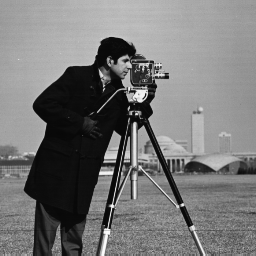
#> input picture Ex5/images/cameraman.tif, 256 x 256 px, found by its file name
$ python ex5Driver.py
#> lines starting #> are read from the running program, lines starting #| are printed output that depends on the picture; after the words box and inside, x2 and y2 are one past the last pixel; in counts of white or black regions, pixels touching at a corner belong together; long printed decimals are rounded
### Ex5/ex5.py
import numpy as np
#import scipy.signal as scisig

'''
# using "Same" approach size + mirroring extension
def convolution2D(img, h):
    r, c = img.shape
    rk, ck = h.shape

    # for extension
    rExt = r + rk - 1
    cExt = c + ck - 1

    rStart = np.uint8(rk / 2)
    cStart = np.uint8(ck / 2)

    imgExtended = np.zeros([rExt, cExt])
    imgExtended[rStart:rStart + r, cStart:cStart + c] = img

    ## Extending the image using mirroring approach
    if (rk > 1):
        imgExtended[0:rStart, cStart:cStart + c] = img[np.flip(np.arange(0, rStart), axis=0), :]
        imgExtended[r + rStart:r + rStart + rStart, cStart:cStart + c] = img[np.flip(np.arange(r - rStart - 1, r - 1),
                                                                                     axis=0), :]
    if (ck > 1):
        imgExtended[:, 0:cStart] = imgExtended[:, np.flip(np.arange(cStart, cStart + cStart), axis=0)]
        imgExtended[:, c + cStart:c + cStart + cStart] = imgExtended[:,
                                                         np.flip(np.arange(c - 1, c + cStart - 1), axis=0)]

    Kernel = np.flip(np.flip(h, axis=0), axis=1)

    # convolution result "same"
    convRes = np.zeros([r, c])
    for x in range(0, c):
        for y in range(0, r):
            convRes[y, x] = np.sum(Kernel * imgExtended[y:y + rk, x:x + ck])

    return convRes
'''

def convolution2D(img, h):

    hExt = np.zeros(img.shape)
    r,c = h.shape
    hExt[0:r, 0:c] = h

    shiftR = np.uint16(r / 2)
    shiftC = np.uint16(c / 2)
    hExt = np.roll(hExt, -shiftR, axis=0)
    hExt = np.roll(hExt, -shiftC, axis=1)

    convRes = np.fft.ifft2(np.fft.fft2(img)*np.fft.fft2(hExt)).real

    return convRes


def getKernel(filterParam):

    if (filterParam <= 0.25):
        return -1 # error

    a = filterParam
    b = 0.25
    c = 0.25 - a/2

    kernel1D = np.array([c,b,a,b,c])

    return kernel1D

def imConv2(img, kernel1D):

    # return convolution2D(convolution2D(img,kernel1D[None, :]), kernel1D[:, None])

    rIm,cIm = img.shape
    kernel1D_Extended = np.zeros([1,cIm])
    r = np.size(kernel1D)
    kernel1D_Extended[0, 0:r] = kernel1D
    shiftR = np.uint16(r / 2)
    kernel1D_Extended = np.roll(kernel1D_Extended, -shiftR)

    FFT_Kernel1D = np.fft.fft(kernel1D_Extended)

    # FFT_Kernel2D = FFT_Kernel1D*FFT_Kernel1D.transpose()
    # convRes = np.fft.ifft2(np.fft.fft2(img) * FFT_Kernel2D).real
    # return convRes

    return np.fft.ifft2(np.fft.fft2(img) * FFT_Kernel1D*FFT_Kernel1D.transpose()).real

def gaussianPyramid (img, numOfLevels, filterParam):

    if (filterParam <= 0.25):
        return -1 # error

    a = filterParam
    b = 0.25
    c = 0.25 - a/2

    g = np.array([c,b,a,b,c])
    LPFgaussian = np.array(np.matrix(g).transpose()*np.matrix(g))

    g_pyr = {0 : img}
    imgPrev = img
    for i in range(1,numOfLevels):
        # Gaussian LPF
        #imgCurLevel = scisig.convolve2d(imgPrev, LPFgaussian, 'same')
        imgCurLevel = convolution2D(imgPrev, LPFgaussian)
        #imgCurLevel = imConv2(imgPrev, getKernel(filterParam))

        # DownSampling by factor of 2
        r,c = imgPrev.shape
        rowIndices = np.arange(0, r, 2)
        colIndices = np.arange(0, c, 2)
        imgCurLevel = imgCurLevel[rowIndices, :]
        imgCurLevel = imgCurLevel[:, colIndices]

        # inserting to dictionary and preparing next level generation
        g_pyr[i] = imgCurLevel
        imgPrev = imgCurLevel

    return  g_pyr


def laplacianPyramid (img, numOfLevels, filterParam):

    g_pyr = gaussianPyramid(img, numOfLevels, filterParam)

    l_pyr = { numOfLevels-1 : g_pyr[numOfLevels-1]}

    # run on gaussian pyramid from high level to low level, in order to construct laplacian pyramid
    for i in np.arange(numOfLevels-2,-1,-1): # i running from numOfLevels-2 downto 0 (including), theses are the numOfLevels-1 levels left
        # expanding
        expanded = ExpandOperation(g_pyr[i+1], filterParam) # expending l_pyr_recon
        # save lower level
        l_pyr[i] = g_pyr[i] - expanded

    return l_pyr

def imgFromLaplacianPyramid(l_pyr, numOfLevels, filterParam):

    l_pyr_recon = { numOfLevels-1 : l_pyr[numOfLevels-1]}

    for i in np.arange(numOfLevels-2,-1,-1): # i running from numOfLevels-2 downto 0 (including), theses are the numOfLevels-1 levels left
        # expanding
        l_pyr_recon_expanded = ExpandOperation(l_pyr_recon[i+1], filterParam) # expending l_pyr_recon
        # reconstruct current level
        l_pyr_recon[i] = l_pyr_recon_expanded + l_pyr[i]

    return l_pyr_recon[0].round()


# ExpandOperation = imageUpsampling
def ExpandOperation(img, filterParam):

    if (filterParam <= 0.25):
        return -1 # error

    a = filterParam
    b = 0.25
    c = 0.25 - a/2

    g = np.array([c,b,a,b,c])
    LPFgaussian = np.array(np.matrix(g).transpose()*np.matrix(g))

    scaleRow = 2
    scaleCol = 2
    r,c = img.shape
    r2 = r*scaleRow
    c2 = c*scaleCol

    extendedImg = np.zeros((r2, c2))
    extendedImg[::scaleRow, ::scaleCol] = img*scaleRow*scaleCol
    #extendedImgRes = scisig.convolve2d(extendedImg, LPFgaussian, 'same')
    extendedImgRes = convolution2D(extendedImg, LPFgaussian)
    #extendedImgRes = imConv2(extendedImg, getKernel(filterParam))

    return extendedImgRes


def imgBlending(img1, img2, blendingMask, numOfLevels, filterParam):

    l_pyr_1 = laplacianPyramid(img1, numOfLevels, filterParam)
    l_pyr_2 = laplacianPyramid(img2, numOfLevels, filterParam)

    r,c = blendingMask.shape
    i = numOfLevels - 1
    rowIndices = np.arange(0, r, 2**i)
    colIndices = np.arange(0, c, 2**i)
    blendingMaskCurLevel = blendingMask
    blendingMaskCurLevel = blendingMaskCurLevel[rowIndices, :]
    blendingMaskCurLevel = blendingMaskCurLevel[:, colIndices]

    blendedImg = blendingMaskCurLevel*l_pyr_1[numOfLevels - 1] + (1-blendingMaskCurLevel)*l_pyr_2[numOfLevels - 1]

    for i in np.arange(numOfLevels - 2, -1, -1):
        expanded = ExpandOperation(blendedImg, filterParam)

        rowIndices = np.arange(0, r, 2 ** i)
        colIndices = np.arange(0, c, 2 ** i)
        blendingMaskCurLevel = blendingMask
        blendingMaskCurLevel = blendingMaskCurLevel[rowIndices, :]
        blendingMaskCurLevel = blendingMaskCurLevel[:, colIndices]

        blendedImg = expanded + blendingMaskCurLevel*l_pyr_1[i] + (1-blendingMaskCurLevel)*l_pyr_2[i]

    return blendedImg

### Ex5/ex5Driver.py
# IMPR 2017, IDC
# ex5 driver

import ex5
import matplotlib.pyplot as plt
import cv2
import numpy as np

import timeit  # for running time tests

def test_1():
    imageName = './Images/cameraman.tif'
    img = cv2.imread(imageName,cv2.IMREAD_GRAYSCALE)
#> img is the input picture: shape (256, 256); min 7, max 253, mean 118.7


    numOfLevels = 6
    g_pyr = ex5.gaussianPyramid (img, numOfLevels, filterParam=0.4)
#> after the loop in gaussianPyramid, `for i in range(1,numOfLevels):`: g_pyr = 6 items
#> g_pyr = 6 items

    f, (ax1, ax2, ax3,ax4, ax5, ax6)  = plt.subplots(1, 6, sharex='col')
    ax1.imshow(g_pyr[0], cmap='gray'), ax1.set_title('G-0')
    ax2.imshow(g_pyr[1], cmap='gray'), ax2.set_title('G-1')
    ax3.imshow(g_pyr[2], cmap='gray'), ax3.set_title('G-2')
    ax4.imshow(g_pyr[3], cmap='gray'), ax4.set_title('G-3')
    ax5.imshow(g_pyr[4], cmap='gray'), ax5.set_title('G-4')
    ax6.imshow(g_pyr[5], cmap='gray'), ax6.set_title('G-5')

def test_1_bonus2 ():
    try:

        runTime = timeit.timeit(stmt='ex5.imConv2(img,kernel1D)', \
                                setup = 'import cv2; import ex5; imageName = "./Images/cameraman.tif"; img = cv2.imread(imageName,cv2.IMREAD_GRAYSCALE); kernel1D = ex5.getKernel(0.4)',
                                number=100)
#> in getKernel, `a = filterParam`: a = 0.4
#> in getKernel, `c = 0.25 - a/2`: c = 0.05
#> in getKernel, `kernel1D = np.array([c,b,a,b,c])`: kernel1D = [0.05, 0.25, 0.4, 0.25, 0.05]
#> in imConv2, `rIm,cIm = img.shape`: rIm = 256
#> in imConv2, `r = np.size(kernel1D)`: r = 5
#> in imConv2, `shiftR = np.uint16(r / 2)`: shiftR = 2
#> runTime = 0.223

        print ("Convolution operator running time for 100 runs: " + str (runTime))
#| Convolution operator running time for 100 runs: 0.223

        runTime = timeit.timeit(stmt='ex5.convolution2D(img,kernel1D[:,None]*kernel1D[None,:])', \
                                setup = 'import cv2; import ex5; imageName = "./Images/cameraman.tif"; img = cv2.imread(imageName,cv2.IMREAD_GRAYSCALE); kernel1D = ex5.getKernel(0.4)',
                                number=100)
#> in convolution2D (call 6), `hExt = np.zeros(img.shape)`: hExt: shape (256, 256) float64; every value is 0
#> in convolution2D (call 6), `hExt[0:r, 0:c] = h`: hExt: shape (256, 256) float64; min 0, max 0.16, mean 1.53e-05
#> in convolution2D (call 6), `hExt = np.roll(hExt, -shiftR, axis=0)`:
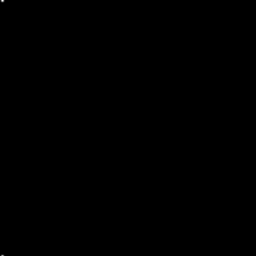
#> hExt: shape (256, 256) float64; min 0, max 0.16, mean 1.53e-05; drawn with min black and max white
#> runTime = 0.381

        print("school 2D Convolution operator using fft2D only running time for 100 runs: " + str(runTime))
#| school 2D Convolution operator using fft2D only running time for 100 runs: 0.3811

        runTime = timeit.timeit(stmt='scisig.convolve2d(img,kernel1D[:,None]*kernel1D[None,:],\'same\')', \
                                setup='import cv2; import scipy.signal as scisig; import ex5; imageName = "./Images/cameraman.tif"; img = cv2.imread(imageName,cv2.IMREAD_GRAYSCALE); kernel1D = ex5.getKernel(0.4)',
                                number=100)
#> runTime = 0.282

        print("scipy.signal 2D Convolution operator running time for 100 runs: " + str(runTime))
#| scipy.signal 2D Convolution operator running time for 100 runs: 0.2816

    except:

        print ("Bonus 2 is not implemented")

def test_2ab():

    imageName = './Images/cameraman.tif'
    img = cv2.imread(imageName,cv2.IMREAD_GRAYSCALE)

    numOfLevels = 6

    l_pyr = ex5.laplacianPyramid (img, numOfLevels, filterParam=0.4)
#> in laplacianPyramid, `g_pyr = gaussianPyramid(img, numOfLevels, filterParam)`: g_pyr = 6 items
#> l_pyr = 6 items
    f, (ax1, ax2, ax3,ax4, ax5, ax6)  = plt.subplots(1, 6, sharex='col')
    ax1.imshow(l_pyr[0], cmap='gray'), ax1.set_title('L-0')
    ax2.imshow(l_pyr[1], cmap='gray'), ax2.set_title('L-1')
    ax3.imshow(l_pyr[2], cmap='gray'), ax3.set_title('L-2')
    ax4.imshow(l_pyr[3], cmap='gray'), ax4.set_title('L-3')
    ax5.imshow(l_pyr[4], cmap='gray'), ax5.set_title('L-4')
    ax6.imshow(l_pyr[5], cmap='gray'), ax6.set_title('L-5')


    l_pyr_recon = ex5.imgFromLaplacianPyramid(l_pyr, numOfLevels, filterParam=0.4)

    f, (ax1, ax2, ax3)  = plt.subplots(1, 3, sharex='col')
    ax1.imshow(img, cmap='gray'), ax1.set_title('Org')
    ax2.imshow(l_pyr_recon, cmap='gray'), ax2.set_title('Laplacian Pyr recon')
    ax3.imshow(l_pyr_recon-img, cmap='gray'), ax3.set_title('Diff')


def test_3():
    image1Name = './Images/black.tif'
    img1 = cv2.imread(image1Name,cv2.IMREAD_GRAYSCALE)
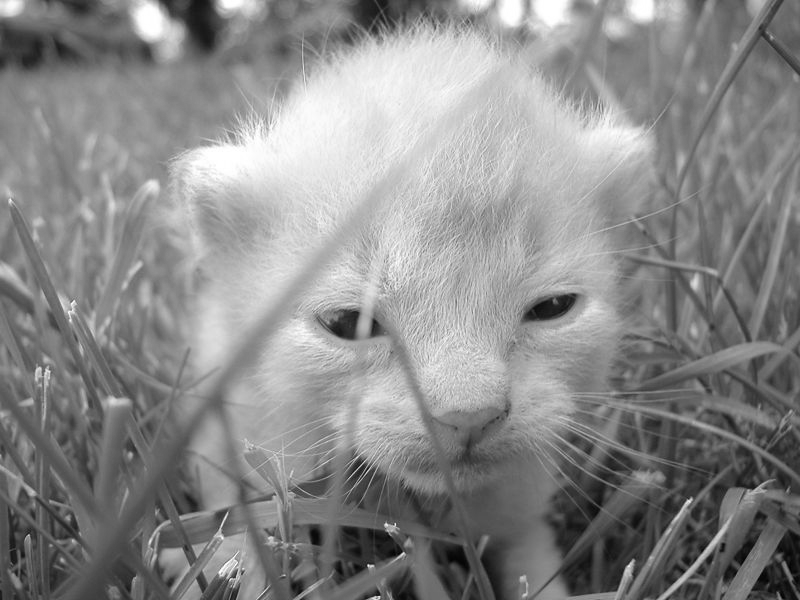
#> input picture Ex5/images/black.tif, 800 x 600 px, found by its file name
#> img1 is the input picture: shape (600, 800); min 1, max 255, mean 137.3
    img1=img1[0:512,200:712]
#> img1: shape (512, 512)

    image2Name = './Images/white.tif'
    img2 = cv2.imread(image2Name,cv2.IMREAD_GRAYSCALE)
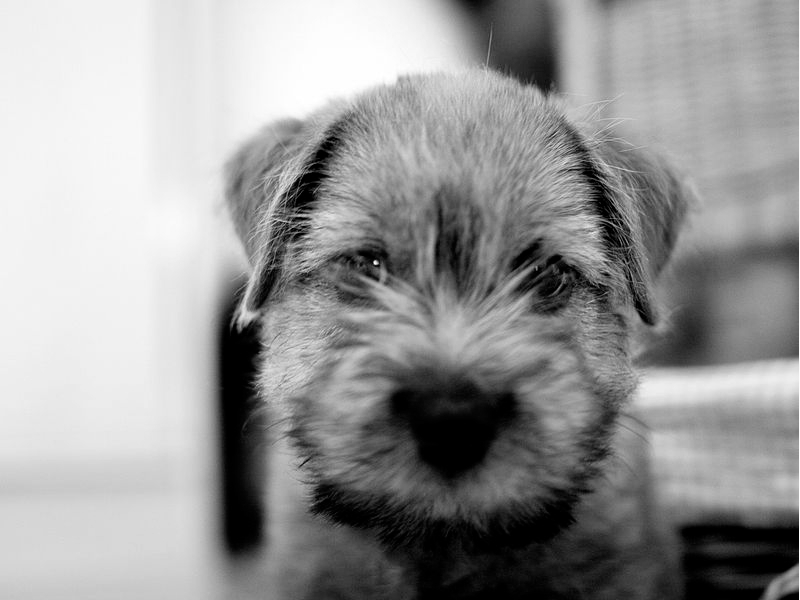
#> input picture Ex5/images/white.tif, 800 x 600 px, found by its file name
#> img2 is the input picture: shape (600, 800); min 0, max 255, mean 151.2
    img2=img2[0:512,200:712]
#> img2: shape (512, 512)

    blendingMaskName = './Images/mask.png'
    blendingMask = cv2.imread(blendingMaskName,cv2.IMREAD_GRAYSCALE)
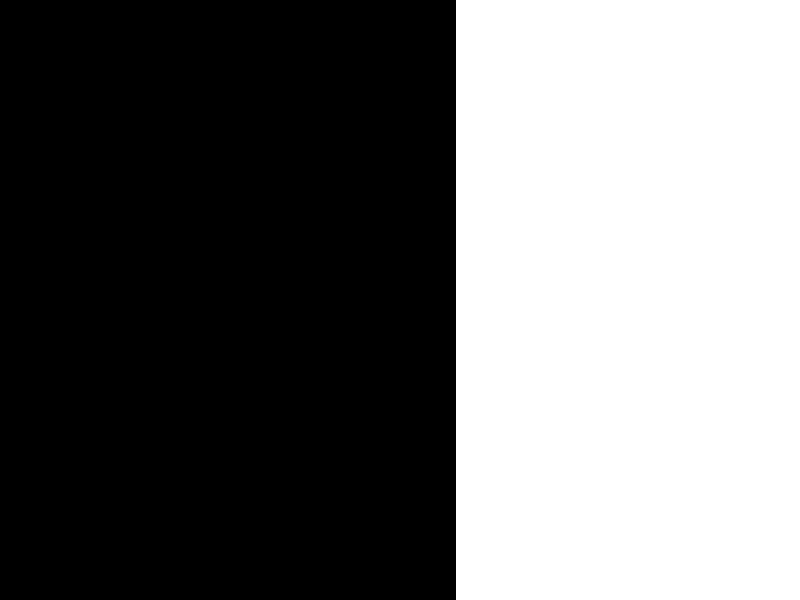
#> input picture Ex5/images/mask.png, 800 x 600 px, found by its file name
#> blendingMask: shape (600, 800); 43% white; 1 white region, box (x1, y1, x2, y2) and area: (456, 0, 800, 600) 206400
    blendingMask = np.clip(blendingMask,0,1)
    blendingMask = blendingMask[0:512,200:712]
#> blendingMask: shape (512, 512); values 0 (black) and 1 (white), 50% white; 1 white region, box (x1, y1, x2, y2) and area: (256, 0, 512, 512) 131072


    numOfLevels = 6
    blendedImg = ex5.imgBlending(img1,img2,blendingMask, numOfLevels, filterParam=0.4)
#> the loop in gaussianPyramid (call 4), `for i in range(1,numOfLevels): # Gaussian LPF #imgCurLevel = scisig.co..` made 5 passes
#> pass 1, in gaussianPyramid (call 4), `imgCurLevel = imgCurLevel[:, colIndices]`:
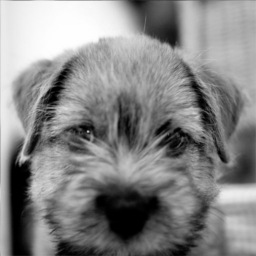
#> imgCurLevel: shape (256, 256) float64; min -9.24e-14, max 254.7, mean 134.3; drawn with min black and max white
#> after the loop in imgBlending, `for i in np.arange(numOfLevels - 2, -1, -1):`:
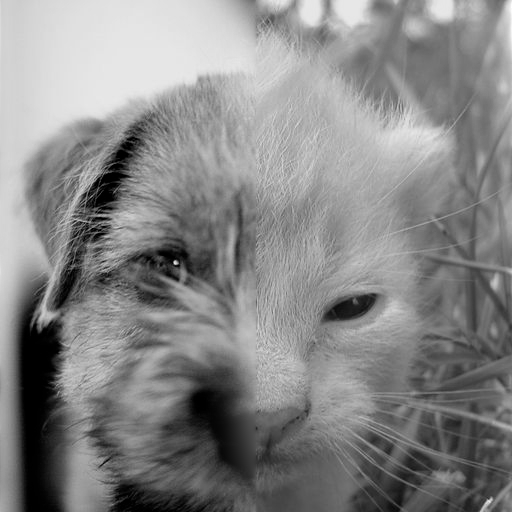
#> blendedImg: shape (512, 512) float64; min -0.112, max 281.1, mean 148.7; drawn with min black and max white
    f, (ax1, ax2, ax3)  = plt.subplots(1, 3, sharex='col')
    ax1.imshow(img1, cmap='gray'), ax1.set_title('Img1')
    ax2.imshow(img2, cmap='gray'), ax2.set_title('Img2')
    ax3.imshow(blendedImg, cmap='gray'), ax3.set_title('Blended')


if __name__ == "__main__":

    plt.ion()
    plt.show()

    # test 1 - Gaussain pyramid
    test_1()

    # test 1 bonus 2
    test_1_bonus2 ()

    # test 2 - Laplacian pyramid forward - backward
    test_2ab()


    # test 3 - Image blending
    test_3()

    dummy = 0

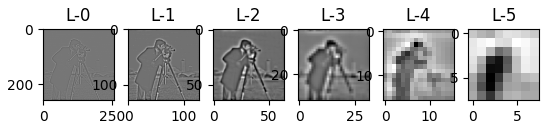
#> figure drawn by matplotlib, 6 panels
